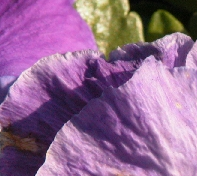
#> input picture datasets/Train/t1.bmp, 197 x 176 px; its folder holds only this picture in this run
$ python generate_train.py
#> lines starting #> are read from the running program, lines starting #| are printed output that depends on the picture
#> further down, image is the input picture: shape (176, 197, 3); mean B, G, R 144.8, 104.8, 146.8
#> `image = cv.cvtColor(image, cv.COLOR_BGR2YCrCb)`: image: shape (176, 197, 3); mean of channels 0, 1, 2 121.9, 145.7, 140.9
import numpy as np
import cv2 as cv
import os
import matplotlib.pyplot as plt
import h5py
import math

def search(dirname):
    train_name = []
    filenames = os.listdir(dirname)
    for filename in filenames:
        full_filenname = os.path.join(dirname, filenames)
        ext = os.path.splitext(full_filenname)[-1]
        if ext == ',bmp':
            train_name.append(full_filenname)
    return train_name

def modcrop(imgs, modulo):
#> called with modulo = 3
    if np.size(imgs.shape) == 3:
        (sheight, swidth, _) = imgs.shape
#> sheight = 176; swidth = 197
        sheight = sheight - np.mod(sheight, modulo)
#> sheight = 174
        swidth = swidth - np.mod(swidth, modulo)
#> swidth = 195
        imgs = imgs[0:sheight, 0:swidth, :]
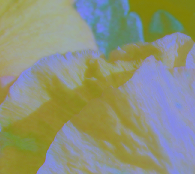
#> imgs: shape (174, 195, 3); mean of channels 0, 1, 2 121.5, 145.8, 141; drawn as B, G, R
    else:
        (sheight, swidth) = imgs.shape
        sheight = sheight - np.mod(sheight, modulo)
        swidth = swidth - np.mod(swidth, modulo)
        imgs = imgs[0:sheight, 0:swidth]

    return imgs

folder = r'../datasets/images/train'
savepath = '../datasets/training/training_data_91_image_patches.h5'
size_input = 33
size_label = 21
scale = 3
stride = 14
count = 0
padding = (size_input - size_label) // 2
data = []
label = []
input_images = []
label_images = []

for(root, dir, files) in os.walk(folder):
    for file in files:
        filepath = root + '/' + file
        image = cv.imread(filepath)
        image = cv.cvtColor(image, cv.COLOR_BGR2YCrCb)
        image = image[:, :, 0:3]
        im_label = modcrop(image, scale)
        (hei, wid, _) = im_label.shape
#> hei = 174; wid = 195
        im_input = cv.resize(im_label, (0, 0), fx=1.0/scale, fy=1.0/scale, interpolation=cv.INTER_CUBIC)
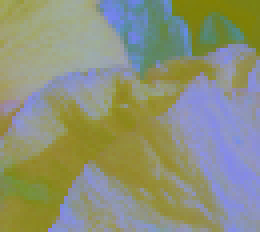
#> im_input: shape (58, 65, 3) (shown 4 times larger); mean of channels 0, 1, 2 121.4, 145.8, 141; drawn as B, G, R
        im_input = cv.resize(im_input, (0, 0), fx=scale, fy=scale, interpolation=cv.INTER_CUBIC)
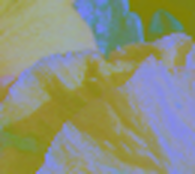
#> im_input: shape (174, 195, 3); mean of channels 0, 1, 2 121.4, 145.8, 141; drawn as B, G, R

        # low resolution for input
        im_input = im_input.astype('float32') / 255.0
        # high resolution for label
        im_label = im_label.astype('float32') / 255.0

        input_images.append(im_input)
        label_images.append(im_label)
        for x in range(0, hei - size_input + 1, stride):
            for y in range(0, wid - size_input + 1, stride):
                sub_im_input = im_input[x:x + size_input, y:y + size_input, 0]
                sub_im_label = im_label[x + padding:x + padding + size_label, y + padding: y + padding + size_label, 0]
                sub_im_input = sub_im_input.reshape([size_input, size_input, 1])
                sub_im_label = sub_im_label.reshape([size_label, size_label, 1])

                data.append(sub_im_input)
                label.append(sub_im_label)
                count = count + 1
#> after the loop, count = 132; data = 132 items; label = 132 items
data = np.asarray(data)
label = np.asarray(label)
print(data.shape)
#| (132, 33, 33, 1)
#> (the run stopped early here; a loop or call above may not have finished)

$ run again, on datasets/Train/t13.bmp
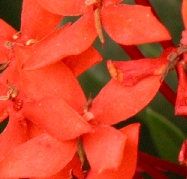
#> input picture datasets/Train/t13.bmp, 187 x 179 px
#> image is the input picture: shape (179, 187, 3); mean B, G, R 41.8, 69.7, 204.1
#> image: shape (179, 187, 3); mean of channels 0, 1, 2 106.7, 197.4, 91.4
#> in modcrop, `imgs = imgs[0:sheight, 0:swidth, :]`:
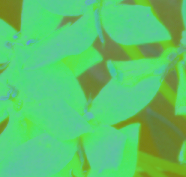
#> imgs: shape (177, 186, 3); mean of channels 0, 1, 2 107.1, 197.4, 91.4; drawn as B, G, R
#> `im_input = cv.resize(im_input, (0, 0), fx=scale, fy=scale, interpolati..`:
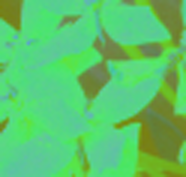
#> im_input: shape (177, 186, 3); mean of channels 0, 1, 2 106.9, 197.4, 91.4; drawn as B, G, R
#> after the loop `for x in range(0, hei - size_input + 1, stride):`: count = 121; data = 121 items
#| (121, 33, 33, 1)

$ run again, on datasets/Train/t14.bmp
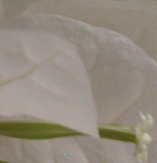
#> input picture datasets/Train/t14.bmp, 157 x 163 px
#> image is the input picture: shape (163, 157, 3); mean B, G, R 126, 138.2, 146.8
#> image: shape (163, 157, 3); mean of channels 0, 1, 2 139.4, 133.3, 120.4
#> in modcrop, `imgs = imgs[0:sheight, 0:swidth, :]`:
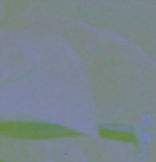
#> imgs: shape (162, 156, 3); mean of channels 0, 1, 2 139.4, 133.3, 120.4; drawn as B, G, R
#> after the loop `for x in range(0, hei - size_input + 1, stride):`: count = 90; data = 90 items
#| (90, 33, 33, 1)

$ run again, on datasets/Train/t15.bmp
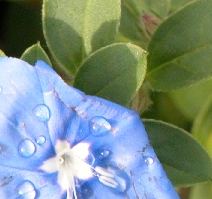
#> input picture datasets/Train/t15.bmp, 212 x 199 px
#> image is the input picture: shape (199, 212, 3); mean B, G, R 134.7, 142, 122.4
#> image: shape (199, 212, 3); mean of channels 0, 1, 2 135.3, 118.8, 127.7
#> in modcrop, `imgs = imgs[0:sheight, 0:swidth, :]`:
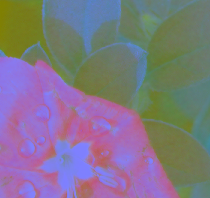
#> imgs: shape (198, 210, 3); mean of channels 0, 1, 2 135.3, 118.7, 127.9; drawn as B, G, R
#> `im_input = cv.resize(im_input, (0, 0), fx=scale, fy=scale, interpolati..`:
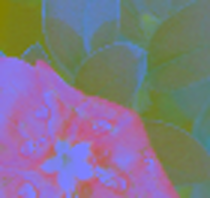
#> im_input: shape (198, 210, 3); mean of channels 0, 1, 2 135.1, 118.8, 127.8; drawn as B, G, R
#> after the loop `for x in range(0, hei - size_input + 1, stride):`: count = 156; data = 156 items
#| (156, 33, 33, 1)

$ run again, on datasets/Train/t10.bmp
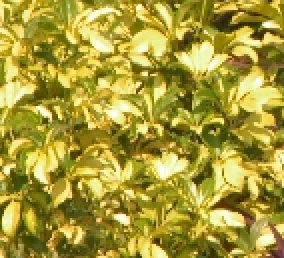
#> input picture datasets/Train/t10.bmp, 142 x 129 px (shown 2 times larger)
#> image is the input picture: shape (129, 142, 3); mean B, G, R 55.4, 154, 167.5
#> image: shape (129, 142, 3); mean of channels 0, 1, 2 146.8, 142.8, 76.4
#> in modcrop, `imgs = imgs[0:sheight, 0:swidth, :]`:
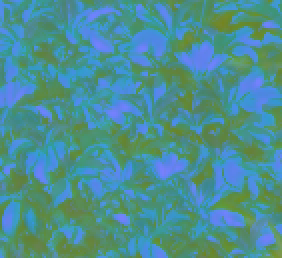
#> imgs: shape (129, 141, 3) (shown 2 times larger); mean of channels 0, 1, 2 146.9, 142.8, 76.4; drawn as B, G, R
#> `im_input = cv.resize(im_input, (0, 0), fx=scale, fy=scale, interpolati..`:
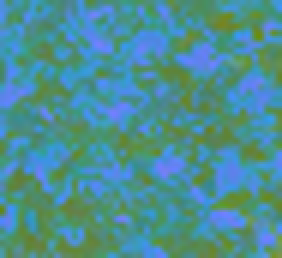
#> im_input: shape (129, 141, 3) (shown 2 times larger); mean of channels 0, 1, 2 147.2, 142.8, 76.4; drawn as B, G, R
#> after the loop `for x in range(0, hei - size_input + 1, stride):`: count = 56; data = 56 items
#| (56, 33, 33, 1)
